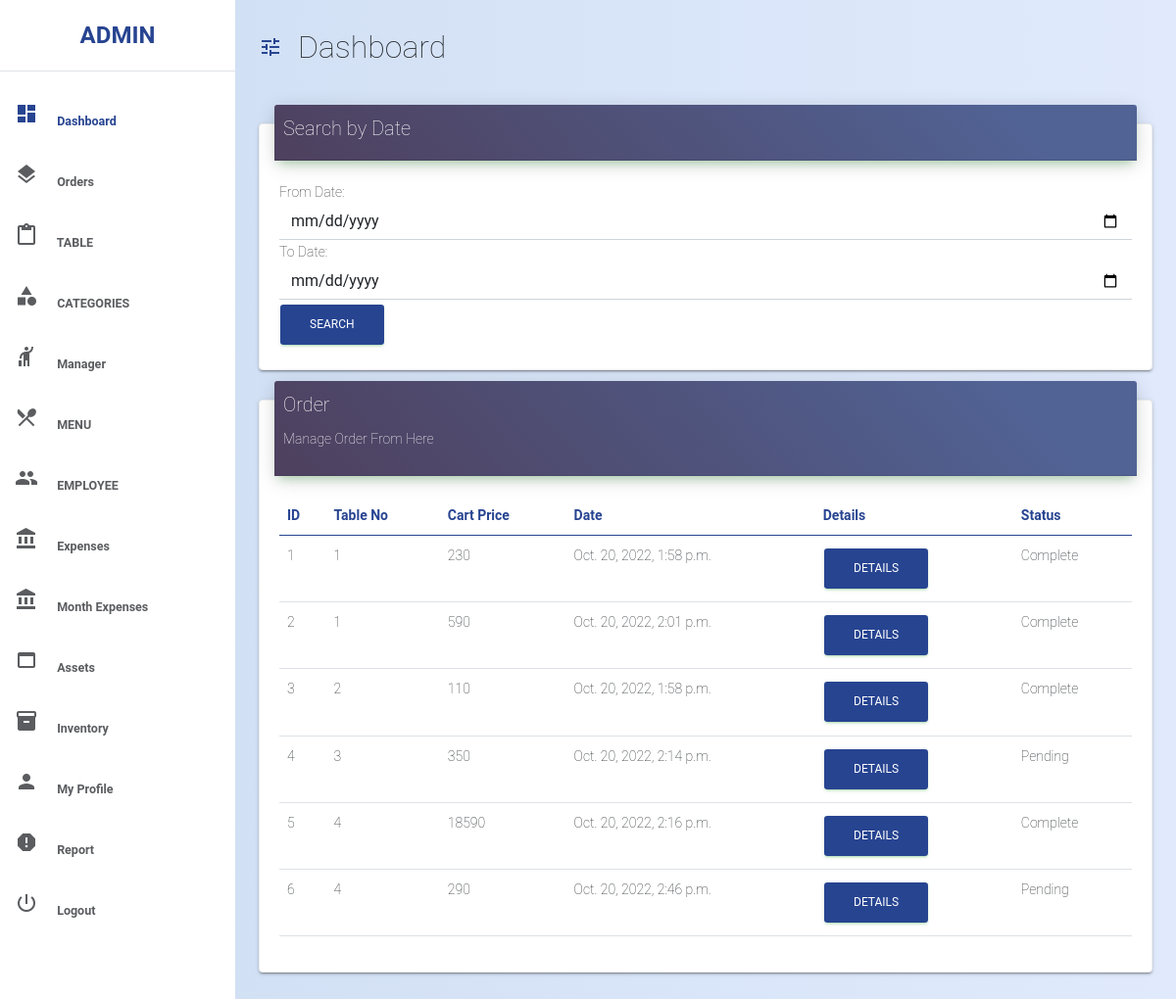
Page /rest_admin/orders/ (signed in) on the committed database.
### accounts/models.py (models this page shows, shortened)
class User(AbstractUser):
    mobile_no = models.CharField(max_length=10,
                                 validators=[RegexValidator(r'^\d{9,10}$')])
    address = models.CharField(max_length=200)
    country = models.CharField(max_length=50)
    state = models.CharField(max_length=50)
    pin_code = models.CharField(max_length=6,
                                validators=[RegexValidator(r'^\d{5,6}$')])
    profile_photo = models.ImageField(upload_to='profile_pic',
                                      null=True,
                                      blank=True)
    restaurant_name = models.CharField(max_length=120, null=True, blank=True)
    land_line_number = models.CharField(
        max_length=6,
        validators=[RegexValidator(r'^\d{5,6}$')],
        null=True,
        blank=True)
    discount = models.PositiveIntegerField(null=True, blank=True)
    offer = models.CharField(max_length=10, null=True, blank=True)
    GST_Number = models.CharField(max_length=30, null=True, blank=True)
    SGST = models.CharField(max_length=6, null=True, blank=True)
    CGST = models.CharField(max_length=6, null=True, blank=True)
    rest = models.ForeignKey('self',
                             on_delete=models.CASCADE,
                             null=True,
                             blank=True)
    Adhaar_Card = models.FileField(upload_to='emp_det', null=True, blank=True)
    Category = models.CharField(choices=e_category,
                                max_length=10,
                                null=True,
                                blank=True)
    salary = models.PositiveIntegerField(null=True, blank=True)
    is_rest = models.BooleanField(default=False)
    is_manager = models.BooleanField(default=False)
    is_employee = models.BooleanField(default=False)

### restaurant/models.py (models this page shows, shortened)
class Order(models.Model):
    table_no = models.ForeignKey(
        Table, on_delete=models.CASCADE, related_name='order_table_id')
    item = models.ManyToManyField(OrderItem)
    start_date = models.DateTimeField(auto_now_add=True)
    ordered_date = models.DateTimeField()
    comment = models.CharField(max_length=120, blank=True, null=True)
    ordered = models.BooleanField(default=False)
    status = models.CharField(max_length=100)
    total_bill = models.IntegerField(null=True, blank=True)
    def gst_total(self):
        total = 0
        for i in self.item.all():
            total += i.get_total_item_price()
        gst = (total*int(self.table_no.rest.SGST))/100
        cgst = (total*int(self.table_no.rest.CGST))/100
        t = total + gst + cgst
        if self.table_no.rest.discount != 0:
            t -= self.table_no.rest.discount
        if t < 0:
            t = 0
        else:
            t = t
        return round(t)

class OrderItem(models.Model):
    ordered = models.BooleanField(default=False)
    product = models.ForeignKey(
        MenuTable, on_delete=models.CASCADE, related_name='product')
    quantity = models.PositiveIntegerField(default=1)
    comment = models.CharField(max_length=120, blank=True, null=True)
    table_no = models.ForeignKey(
        Table, on_delete=models.CASCADE, related_name='table_id')
    date = models.DateTimeField(auto_now_add=True, null=True, blank=True)
    status = models.CharField(max_length=30, default='pending')
    def get_total_item_price(self):
        return self.quantity * self.product.Price

### rest_admin/models.py (models this page shows, shortened)
class Table(models.Model):
    table_no = models.CharField(max_length=120)
    rest = models.ForeignKey(User, on_delete=models.CASCADE)
    status = models.CharField(max_length=20)
    qr = models.ImageField(upload_to='qr_code', null=True, blank=False)

class MenuTable(models.Model):
    res = models.ForeignKey(User, on_delete=models.CASCADE)
    Dish_image = models.ImageField(upload_to='dish_images/',
                                   null=True,
                                   blank=True)
    Dish_Name = models.CharField(max_length=50)
    Dish_Description = models.CharField(max_length=80)
    category = models.ForeignKey(Categories, on_delete=models.CASCADE)
    Price = models.PositiveIntegerField()
    pices = models.CharField(max_length=30, blank=True, null=True)
    status = models.CharField(max_length=20)
    speciality = models.BooleanField(default=False)

### rest_admin/views.py (the view)
# urls.py: path('orders/', views.orders, name='orders'),
def orders(request):
    restro = User.objects.get(id=request.user.id)
    res = User.objects.get(id=request.user.id)
    if request.method == 'POST':
        from_date = request.POST.get('fromDate')
        to_date = request.POST.get('toDate')
        order_list = Order.objects.filter(
            ordered_date__range=[from_date, to_date])
    else:
        order_list = Order.objects.filter(
            table_no__rest_id=res.id, ordered=True)
    return render(request, 'rest_admin/orders.html', {'order_list': order_list, 'restro': restro})

### templates/rest_admin/orders.html (shortened to what this page needs)
<!DOCTYPE html>
{% extends 'res_base.html' %}
{% load static %}
  {% block head %}
    <link href="{% static 'my_css/qr.css' %}" rel="stylesheet" />
  {% endblock %}
{% block body %}
  <div class="col-md-12">
    <div class="card">
      <div class="card-header card-header-primary">
        <h4 class="card-title">Search by Date</h4>
      </div>
      <div class="card-body">
        <form method="post" class="form-inline">
          <div class="">
            <div class="form-group mr-3">
              <label class="">From Date:</label>
              <input type="date" name="fromDate" class="form-control" />
            </div>
          </div>
          <div class="">
            <div class="form-group mr-3">
              <label class="">To Date:</label>
              <input type="date" name="toDate" class="form-control" />
            </div>
          </div>
          <button class="btn btn-primary" type="submit">Search</button>
        </form>
      </div>
    </div>
  </div>
  <div class="col-md-12">
    <div class="card">
      <div class="card-header card-header-primary">
        <h4 class="card-title">Order</h4>
        <p class="card-category">Manage Order From Here</p>
      </div>
      <div class="card-body">
        <div class="table-responsive">
          <table class="table">
            <thead class="text-primary">
              <tr>
                <th>ID</th>
                <th>Table No</th>
                <th>Cart Price</th>
                <th>Date</th>
                <th>Details</th>
                <th>Status</th>
              </tr>
            </thead>
            <tbody>
              {% for i in order_list %}
              <tr>
                <td>{{ forloop.counter }}</td>
                <td>{{ i.table_no.table_no }}</td>
                <td>{{ i.gst_total }}</td>
                <td>{{ i.ordered_date }}</td>
                <td>
                  <a
                    class="btn btn-primary"
                    href="{% url 'rest_admin:order_det' i.id%}"
                    >DETAILS</a
                  >
                </td>
                <td>{{ i.status }}</td>
              </tr>
              {% endfor %}
            </tbody>
          </table>
        </div>
      </div>
    </div>
  </div>
{% endblock %}

### templates/res_base.html (shortened to what this page needs)
<!DOCTYPE html>
{% load static %}
{% load webpush_notifications %}
<html lang="en">
<head>
    <link href="{% static 'bootstrap/css/bootstrap.min.css' %}" rel="stylesheet" >
    <link rel="stylesheet" href="{% static 'assets/css/style.css' %}" />
    {% block head %}
    {% endblock %}
</head>
<body>
    <div class="d-flex" id="main-wrapper">
        <div class="bg-white" id="sidebar">
            <div class="sidebar-heading text-center py-4 primary-text fs-4 fw-bold text-uppercase border-bottom" >{% block res_name %}{{ restro.restaurant_name }}{% endblock %}</div>
            <div class="list-group list-group-flush my-3">
                <a href="{% url 'rest_admin:t_price' %}" class="list-group-item list-group-item-action bg-transparent second-text active" >
                    <span class="me-3 mt-4"
                    ><i class="material-icons">dashboard</i></span
                    >
                    <span>Dashboard</span>
                </a>
                <div>
                    <a class="list-group-item list-group-item-action bg-transparent second-text fw-bold" data-bs-toggle="collapse" href="#ordercollapse" role="button" aria-expanded="false" aria-controls="ordercollapse">
                        <span class="me-3"><i class="material-icons">layers</i></span>
                        <span>Orders</span>
                    </a>
                </div>
                <div>
                    <a class="list-group-item list-group-item-action bg-transparent second-text fw-bold" data-bs-toggle="collapse" href="#tablecollapse" role="button" aria-expanded="false" aria-controls="tablecollapse">
                        <span class="me-3"><i class="material-icons">content_paste</i></span>
                        <span>TABLE</span>
                    </a>
                </div>
                <div>
                    <a class="list-group-item list-group-item-action bg-transparent second-text fw-bold" data-bs-toggle="collapse" href="#categorycollapse" role="button" aria-expanded="false" aria-controls="categorycollapse">
                        <span class="me-3"><i class="material-icons">category</i></span>
                        <span>CATEGORIES</span>
                    </a>
                </div>
                <div>
                    <a class="list-group-item list-group-item-action bg-transparent second-text fw-bold" data-bs-toggle="collapse" href="#managercollapse" role="button" aria-expanded="false" aria-controls="managercollapse">
                        <span class="me-3"><i class="material-icons">hail</i></span>
                        <span>Manager</span>
                    </a>
                </div>
                <div>
                    <a class="list-group-item list-group-item-action bg-transparent second-text fw-bold" data-bs-toggle="collapse" href="#menucollapse" role="button" aria-expanded="false" aria-controls="menucollapse">
                        <span class="me-3"><i class="material-icons">restaurant_menu</i></span>
                        <span>MENU</span>
                    </a>
                </div>
                <div>
                    <a class="list-group-item list-group-item-action bg-transparent second-text fw-bold" data-bs-toggle="collapse" href="#employeecollapse" role="button" aria-expanded="false" aria-controls="employeecollapse">
                        <span class="me-3"><i class="material-icons">group</i></span>
                        <span>EMPLOYEE</span>
                    </a>
                </div>
                <div>
                    <a class="list-group-item list-group-item-action bg-transparent second-text fw-bold" data-bs-toggle="collapse" href="#expensecollapse" role="button" aria-expanded="false" aria-controls="expensecollapse">
                        <span class="me-3"><i class="material-icons">account_balance</i></span>
                        <span>Expenses</span>
                    </a>
                </div>
                <div>
                    <a class="list-group-item list-group-item-action bg-transparent second-text fw-bold" data-bs-toggle="collapse" href="#mexpensecollapse" role="button" aria-expanded="false" aria-controls="mexpensecollapse">
                        <span class="me-3"><i class="material-icons">account_balance</i></span>
                        <span>Month Expenses</span>
                    </a>
                </div>
                <div>
                    <a class="list-group-item list-group-item-action bg-transparent second-text fw-bold" data-bs-toggle="collapse" href="#assetscollapse" role="button" aria-expanded="false" aria-controls="assetscollapse">
                        <span class="me-3"><i class="material-icons">web_asset</i></span>
                        <span>Assets</span>
                    </a>
                </div>
                <div>
                    <a class="list-group-item list-group-item-action bg-transparent second-text fw-bold" data-bs-toggle="collapse" href="#Inventorycollapse" role="button" aria-expanded="false" aria-controls="Inventorycollapse">
                        <span class="me-3"><i class="material-icons">inventory_2</i></span>
                        <span>Inventory</span>
                    </a>
                </div>
                <a href="{% url 'rest_admin:user_profile' %}" class="list-group-item list-group-item-action bg-transparent second-text fw-bold">
                    <span class="me-3 mt-4"
                    ><i class="material-icons">person</i></span
                    >
                    <span>My Profile</span>
                </a>
                <a href="{% url 'rest_admin:balence_sheet' %}" class="list-group-item list-group-item-action bg-transparent second-text fw-bold">
                    <span class="me-3 mt-4"
                    ><i class="material-icons">report</i></span
                    >
                    <span>Report</span>
                </a>
                <a href="{% url 'accounts:user_logout' %}" class="list-group-item list-group-item-action bg-transparent second-text fw-bold">
                    <span class="me-3 mt-4"
                    ><i class="material-icons ">power_settings_new</i></span
                    >
                    <span>Logout</span>
                </a>
            </div>
        </div>
        <div id="page-content-wrapper">
            <nav class="navbar navbar-expand-lg navbar-light bg-transparent py-4 px-4">
                <div class="d-flex align-items-center">
                    <i class="material-icons primary-text fs-4 me-3" id="menu-toggle">tune</i>
                    <h2 class="fs-2 m-0">Dashboard</h2>
                </div>
            </nav>
            <div class="container-fluid px-4">
                {% block body %}
                {% endblock body %}
            </div>
        </div>
    </div>
</body>
</html>

### rows in the picture
User: restaurant_name "ADMIN"
Order: table_no.table_no "1", gst_total "230", ordered_date "Oct. 20, 2022, 1:58 p.m.", status "Complete"
Order: table_no.table_no "1", gst_total "590", ordered_date "Oct. 20, 2022, 2:01 p.m.", status "Complete"
Order: table_no.table_no "2", gst_total "110", ordered_date "Oct. 20, 2022, 1:58 p.m.", status "Complete"
Order: table_no.table_no "3", gst_total "350", ordered_date "Oct. 20, 2022, 2:14 p.m.", status "Pending"
Order: table_no.table_no "4", gst_total "18590", ordered_date "Oct. 20, 2022, 2:16 p.m.", status "Complete"
Order: table_no.table_no "4", gst_total "290", ordered_date "Oct. 20, 2022, 2:46 p.m.", status "Pending"
